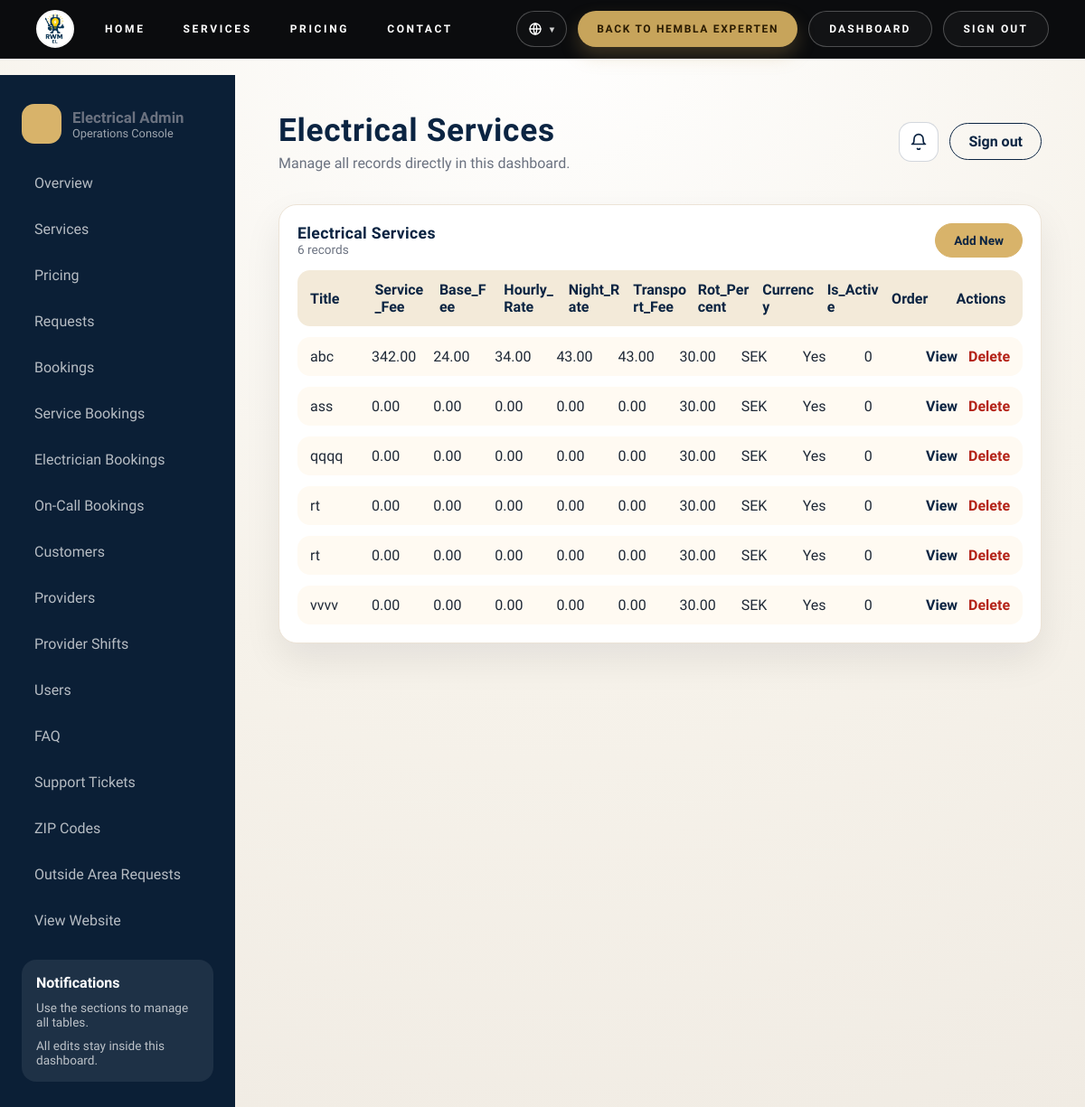
The page /dashboard/services/ (signed in) on the database as committed earlier.
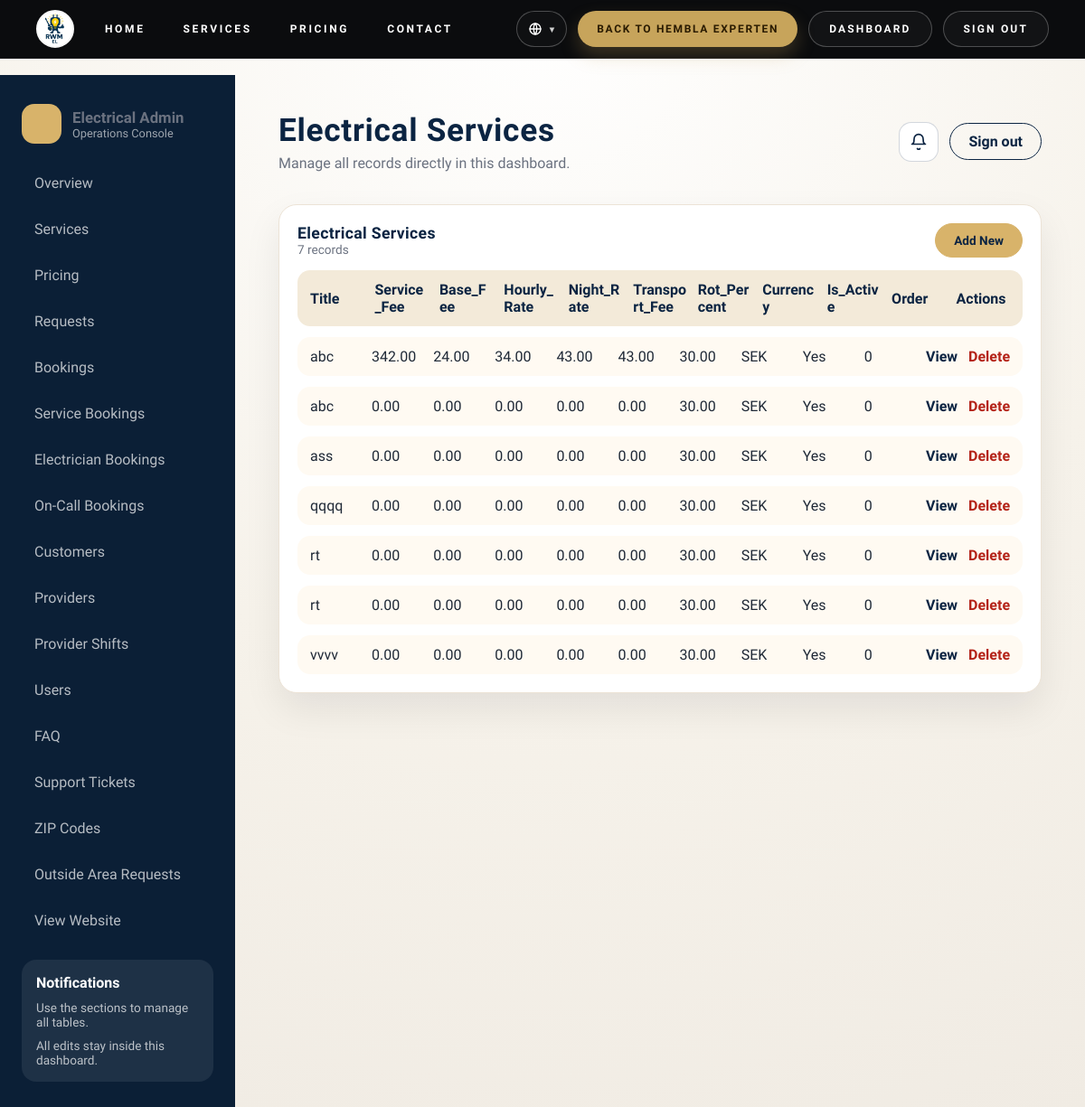
The same page on the database as committed later.
### electricity/models.py (models this page shows, shortened)
class ElectricalService(models.Model):
    title = models.CharField(max_length=120)
    short_description = models.TextField(blank=True, default="")
    bullet_points = models.TextField(blank=True, default="")
    icon = models.ImageField(upload_to='electricity/services/', blank=True, null=True)
    price = models.DecimalField(max_digits=10, decimal_places=2, default=0, blank=True, null=True)
    duration_minutes = models.PositiveIntegerField(default=0, blank=True, null=True)
    service_fee = models.DecimalField(max_digits=10, decimal_places=2, default=0)
    base_fee = models.DecimalField(max_digits=10, decimal_places=2, default=0)
    hourly_rate = models.DecimalField(max_digits=10, decimal_places=2, default=0)
    night_rate = models.DecimalField(max_digits=10, decimal_places=2, default=0)
    transport_fee = models.DecimalField(max_digits=10, decimal_places=2, default=0)
    rot_percent = models.DecimalField(max_digits=5, decimal_places=2, default=30)
    currency = models.CharField(max_length=10, default="SEK")
    is_active = models.BooleanField(default=True)
    order = models.PositiveIntegerField(default=0)
    class Meta:
        ordering = ["order", "title"]

### electricity/views.py (the view)
# urls.py: path("dashboard/services/", views.dashboard_services, name="dashboard_services"),
@login_required
def dashboard_services(request):
    guard = _dashboard_access_or_redirect(request)
    if guard:
        return guard
    items = ElectricalService.objects.all().order_by("order", "title")
    return render(
        request,
        "electricity/dashboard/list.html",
        {
            "title": "Electrical Services",
            "items": items,
            "fields": [
                "title",
                "service_fee",
                "base_fee",
                "hourly_rate",
                "night_rate",
                "transport_fee",
                "rot_percent",
                "currency",
                "is_active",
                "order",
            ],
            "create_url": "electricity:dashboard_services_add",
            "edit_url": "electricity:dashboard_services_edit",
            "delete_url": "electricity:dashboard_services_delete",
        },
    )

### electricity/templatetags/electricity_extras.py (called while the page is built)
@register.filter
def display_value(obj, field_name):
    try:
        value = getattr(obj, field_name)
    except Exception:
        return "-"
    display_method = getattr(obj, f"get_{field_name}_display", None)
    if callable(display_method) and not isinstance(value, (list, tuple)):
        display_value_result = display_method()
        return display_value_result or "-"
    if isinstance(value, bool):
        return "Yes" if value else "No"
    if value in (None, "", [], ()):
        return "-"
    if isinstance(value, (list, tuple)):
        return ", ".join(_humanize_field_item(field_name, item) for item in value if item not in (None, "")) or "-"
    return value

@register.simple_tag(takes_context=True)
def is_electricity_admin(context):
    request = context.get("request")
    if not request:
        return False
    user = request.user
    if not user.is_authenticated:
        return False
    if user.is_superuser or user.is_staff:
        return True
    return electricity_admin_site.has_permission(request)

### electricity/views.py (called while the page is built)
def _dashboard_access_or_redirect(request):
    if _require_dashboard_access(request):
        return None
    return redirect("admin:login")

### electricity/templates/electricity/dashboard/list.html (shortened to what this page needs)
﻿{% extends "electricity/dashboard/base.html" %}
{% load electricity_extras i18n %}
{% block page_title %}{{ title }}{% endblock %}
{% block page_subtitle %}Manage all records directly in this dashboard.{% endblock %}
{% block content %}
<section class="dash-panel dash-panel-wide">
    <div class="panel-header">
        <div>
            <h2>{{ title }}</h2>
            <div class="panel-meta">{{ items|length }} records</div>
        </div>
        <div class="panel-actions">
            <a class="dash-btn primary" href="{% url create_url %}">Add New</a>
        </div>
    </div>
    <div class="panel-table">
        <div class="panel-row panel-row-head">
            {% for field in fields %}
                <span>{{ field|title }}</span>
            {% endfor %}
            <span>Actions</span>
        </div>
        {% for row in items %}
            <div class="panel-row">
                {% for field in fields %}
                    <span>{{ row|display_value:field }}</span>
                {% endfor %}
                <span class="row-actions">
                    <a href="{% url edit_url row.id %}?view=1">View</a>
                    <a class="danger" href="{% url delete_url row.id %}">Delete</a>
                </span>
            </div>
        {% empty %}
            <div class="panel-empty">No records yet.</div>
        {% endfor %}
    </div>
</section>
{% endblock %}

Rows that differ between the two databases and show on the page:
added ElectricalService: fields "abc" "0.00" "0.00" "0.00" "0.00" "0.00" "30.00" "SEK" "Yes" "0"
Other text that changed with them:
{{ items|length }}: "6" → "7"
